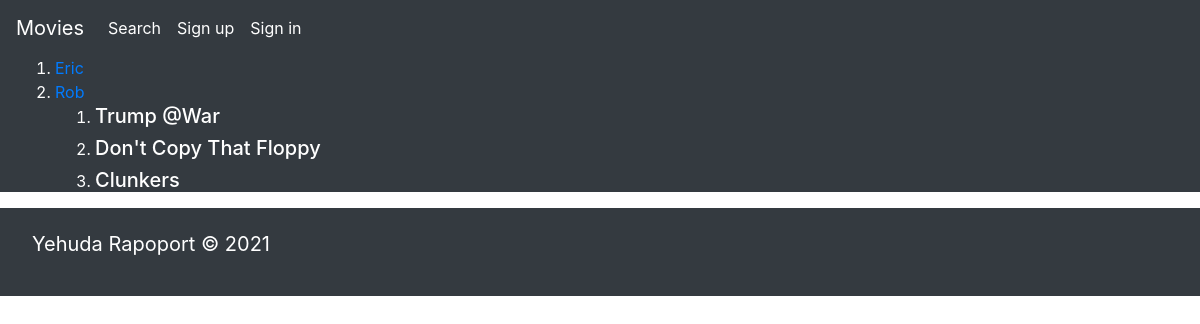
Screenshot of /users with the database file from the repository.
### webapp/models.py (models this page shows, shortened)
class User(db.Model, flask_login.UserMixin): # db.Model is required if you want to create an SQL model
    id = db.Column(db.Integer(), primary_key=True)
    name = db.Column(db.String(64), unique=True, nullable=False)
    password = db.Column(db.String(64), nullable=False)
    fav_movies = db.relationship("Movie", backref="users", secondary=user2movies)

class Movie(db.Model):
    id = db.Column(db.Integer(), primary_key=True)
    title = db.Column(db.String(64), nullable=False)
    poster_path = db.Column(db.String(128))
    description = db.Column(db.String(64))
    movie_id = db.Column(db.Integer(), unique=True, nullable=False)
    movie_comments = db.relationship("Comment", backref="comments", secondary=movie2comments)

### webapp/routes.py (the view)
@app.route("/users")
def users_list():
    users = models.User.query.all()            # Return a list of users
    if users:
        return flask.render_template("users_list.html", users=users)
    else:
        flask.flash("No users have been added to the database.", "danger")
        return flask.redirect('/')

### webapp/templates/users_list.html
{% extends "base.html" %}
{% block content %}
    <ol>
        {% for user in users %}
            <li>
                <a href="{{ url_for('profile_page', user_id=user.id) }}">{{ user.name }}</a>
            </li>
            <ol>
                {% for movie in user.fav_movies %}
                   <li>
                       <a style="text-decoration: none; color: white" href="http://127.0.0.1:5000/movie/{{movie.movie_id}}"><h5>{{movie.title}}</h5> </a>
                   </li>
                {% endfor %}
            </ol>
        {% endfor %}
    </ol>
{% endblock %}

### rows the page displays
User: name "Eric"
User: name "Rob"
Movie: title "Trump @War"
Movie: title "Don't Copy That Floppy"
Movie: title "Clunkers"
